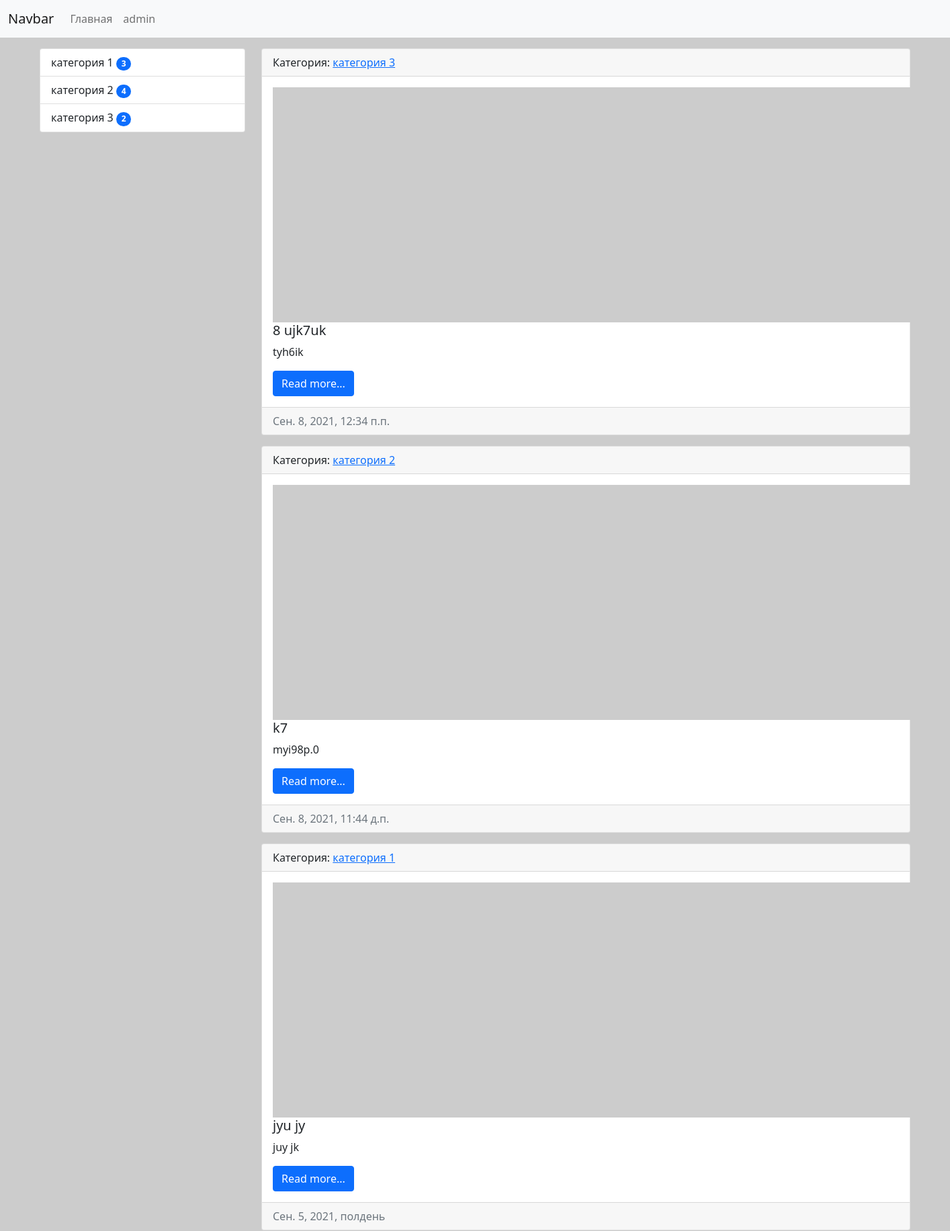
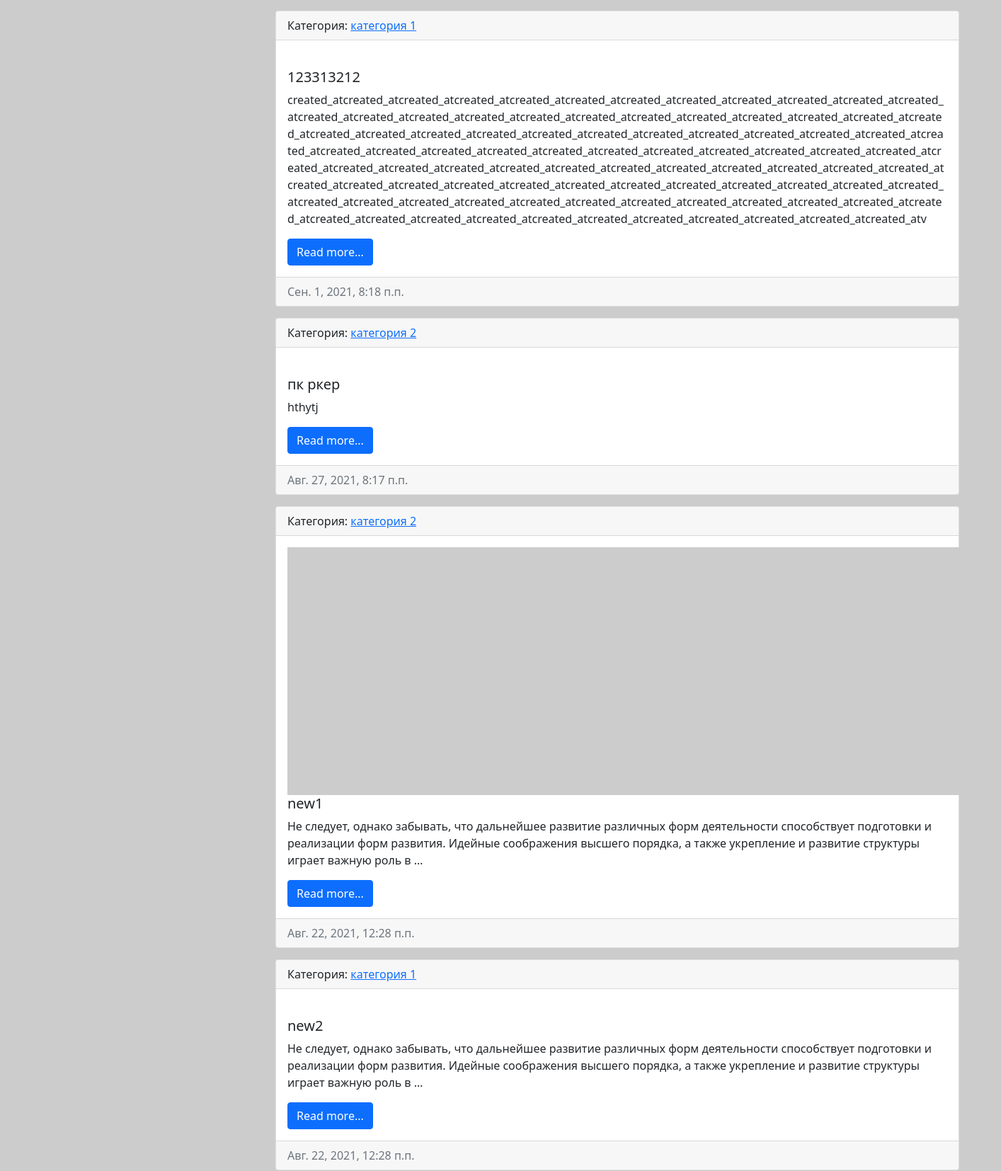
/t1/ (upper part), run on the app's committed database (2 pictures, top to bottom).
### test_site/models.py (models this page shows, shortened)
class Category(models.Model):
    title = models.CharField(max_length=255, verbose_name='Название')
    slug = models.SlugField(unique=True)
    def get_absolute_url(self):
        return reverse('category', kwargs={'category_id': self.pk})
    def __str__(self):
        return self.title
    class Meta:
        verbose_name = 'Категория'
        verbose_name_plural = 'Категории'
        ordering = ['title']

class News(models.Model):
    title = models.CharField(max_length=255, verbose_name='Название')
    slug = models.SlugField(unique=True, null=True, blank=True)
    content = models.TextField(null=True, blank=True)
    created_at = models.DateTimeField(auto_now_add=True, null=True, blank=True)
    updated_at = models.DateTimeField(auto_now=True, null=True, blank=True)
    photo = models.ImageField(upload_to='photos/%Y/%m/%d/', null=True, blank=True, verbose_name='Фото')
    is_published = models.BooleanField(default=True, null=True, blank=True)
    category = models.ForeignKey('Category', on_delete=models.CASCADE)
    def get_absolute_url(self):
        return reverse('view_news', kwargs={"pk": self.pk})
    class Meta:
        ordering = ['-created_at']

### test_site/views.py (the view)
# urls.py: path('t1/', def_view_test_index1, name='home_t1'),
def def_view_test_index1(request):
    news = News.objects.all()
    context = {
        'news': news,
        'title': 'Список новостей',
    }
    return render(request, 'test_site/test_index1.html', context=context)

### test_site/templatetags/news_tags.py (called while the page is built)
@register.inclusion_tag('test_site/list_categories.html')
def show_categories(arg1='hello', arg2='world'):
    categories = Category.objects.annotate(cnt=Count('news')).filter(cnt__gt=0)
    return {'categories': categories, 'arg1': arg1, 'arg2': arg2}

### test_site/templates/test_site/test_index1.html (shortened to what this page needs)
{% extends 'base.html' %}
{% block sidebar %}
{% include 'inc/_sidebar.html' %}
{% endblock sidebar %}
{% block content %}
{%for item in news%}
<div class="card mb-3">
    <div class="card-header">
        Категория: <a href="{{ item.category.get_absolute_url }}">{{item.category}}</a>
    </div>
    <div class="card-body">
        <div class="media">
            {% if item.photo %}
            <img src="{{item.photo.url}}" alt="" width="350" class="mr-3">
            {%else%}
            <img src="https://picsum.photos/id/1060/350/300/?blur=2" alt="" class="mr-3">
            {%endif%}
        </div>
        <div class="media-body">
            <h5 class="card-title">{{item.title}}</h5>
            <p class="card-text">{{item.content | truncatewords:30}}</p>
            <a href="{{ item.get_absolute_url }}" class="btn btn-primary">Read more...</a>
        </div>
    </div>
    <div class="card-footer text-muted">
        {{ item.created_at }}
    </div>
</div>
{%endfor%}
{% endblock content %}

### test_site/templates/test_site/list_categories.html
<div class="list-group">
    {%for item in categories%}
    <a href="{{ item.get_absolute_url }}"
       class="list-group-item list-group-item-action">{{item.title}} <span class="badge bg-primary rounded-pill">{{ item.cnt }}</span></a>
    {%endfor%}
</div>

### data on the page
Category: title "категория 1", cnt "3"
Category: title "категория 2", cnt "4"
Category: title "категория 3", cnt "2"
News: category "категория 3", title "8 ujk7uk", content "tyh6ik", created_at "Сен. 8, 2021, 12:34 п.п."
News: category "категория 2", title "k7", content "myi98p.0", created_at "Сен. 8, 2021, 11:44 д.п."
News: category "категория 1", title "jyu jy", content "juy jk", created_at "Сен. 5, 2021, полдень"
News: category "категория 1", title "123313212", content "created_atcreated_atcreated_atcreated_atcreated_atcreated_atcreated_atcreated_atcreated_atcreated_atcreated_atcreated_atcreated_atcreated_atcreated_atcreated_atcreated_atcreated_atcreated_atcreated_atcreated_atcreated_atcreated_atcreated_atcreated_atcreated_atcreated_atcreated_atcreated_atcreated_atcreated_atcreated_atcreated_atcreated_atcreated_atcreated_atcreated_atcreated_atcreated_atcreated_atcreated_atcreated_atcreated_atcreated_atcreated_atcreated_atcreated_atcreated_atcreated_atcreated_atcreated_atcreated_atcreated_atcreated_atcreated_atcreated_atcreated_atcreated_atcreated_atcreated_atcreated_atcreated_atcreated_atcreated_atcreated_atcreated_atcreated_atcreated_atcreated_atcreated_at…", created_at "Сен. 1, 2021, 8:18 п.п."
News: category "категория 2", title "пк ркер", content "hthytj", created_at "Авг. 27, 2021, 8:17 п.п."
News: category "категория 2", title "new1", content "Не следует, однако забывать, что дальнейшее развитие различных форм деятельности способствует подготовки и реализации форм развития. Идейные соображения высшего порядка, а также укрепление и развитие структуры играет важную роль в …", created_at "Авг. 22, 2021, 12:28 п.п."
News: category "категория 1", title "new2", content "Не следует, однако забывать, что дальнейшее развитие различных форм деятельности способствует подготовки и реализации форм развития. Идейные соображения высшего порядка, а также укрепление и развитие структуры играет важную роль в …", created_at "Авг. 22, 2021, 12:28 п.п."
